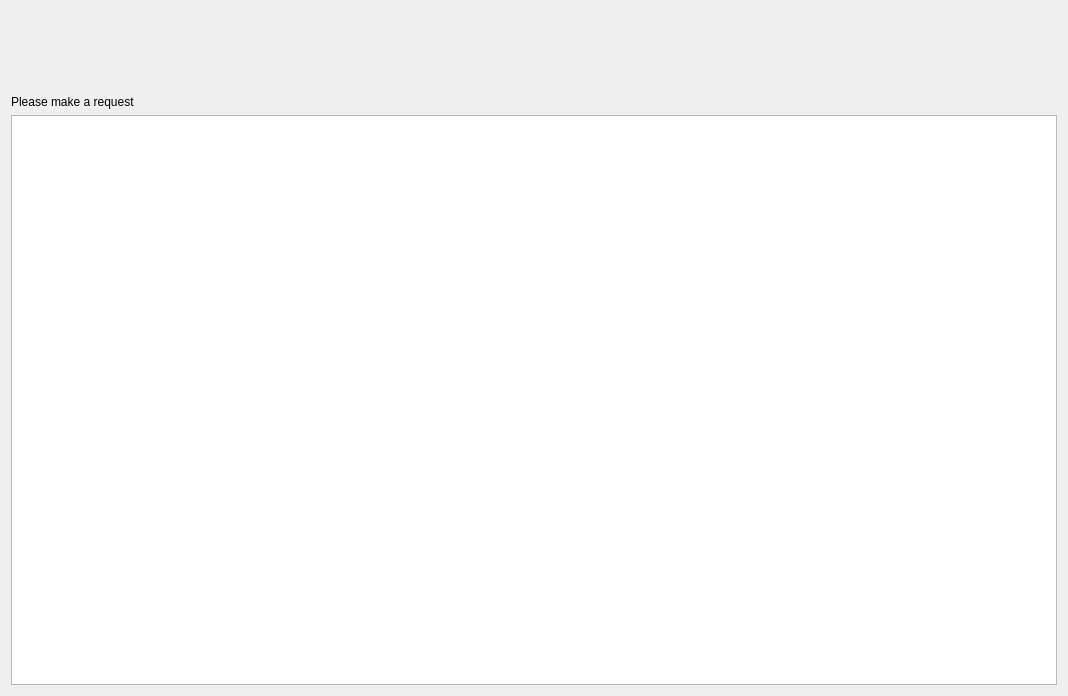
<?xml version="1.0" encoding="UTF-8"?>
<ui version="4.0">
 <class>RequestTabWidget</class>
 <widget class="QWidget" name="RequestTabWidget">
  <property name="geometry">
   <rect>
    <x>0</x>
    <y>0</y>
    <width>1068</width>
    <height>696</height>
   </rect>
  </property>
  <property name="windowTitle">
   <string>Form</string>
  </property>
  <layout class="QVBoxLayout" name="verticalLayout_2">
   <item>
    <widget class="QSplitter" name="splitter">
     <property name="styleSheet">
      <string notr="true"/>
     </property>
     <property name="orientation">
      <enum>Qt::Vertical</enum>
     </property>
     <property name="handleWidth">
      <number>1</number>
     </property>
     <property name="childrenCollapsible">
      <bool>false</bool>
     </property>
     <widget class="RequestWidget" name="requestWidget" native="true"/>
     <widget class="QWidget" name="widget" native="true">
      <layout class="QVBoxLayout" name="verticalLayout">
       <item>
        <widget class="QLabel" name="responseStatusLabel">
         <property name="text">
          <string>Please make a request</string>
         </property>
        </widget>
       </item>
       <item>
        <widget class="QTextEdit" name="responseBodyText">
         <property name="font">
          <font>
           <family>Monospace</family>
           <pointsize>11</pointsize>
          </font>
         </property>
         <property name="readOnly">
          <bool>true</bool>
         </property>
         <property name="acceptRichText">
          <bool>false</bool>
         </property>
        </widget>
       </item>
      </layout>
     </widget>
    </widget>
   </item>
  </layout>
 </widget>
 <customwidgets>
  <customwidget>
   <class>RequestWidget</class>
   <extends>QWidget</extends>
   <header>RequestWidget.h</header>
   <container>1</container>
  </customwidget>
 </customwidgets>
 <resources/>
 <connections/>
</ui>
